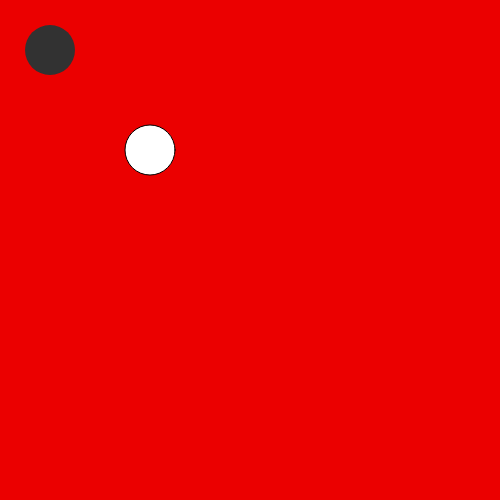
Frame 1 (no input)
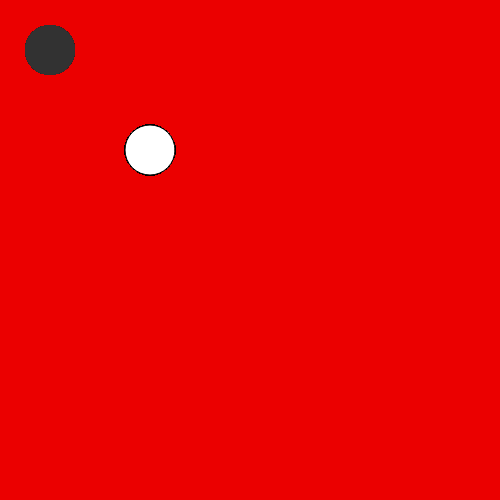
Frame 60 (no input)
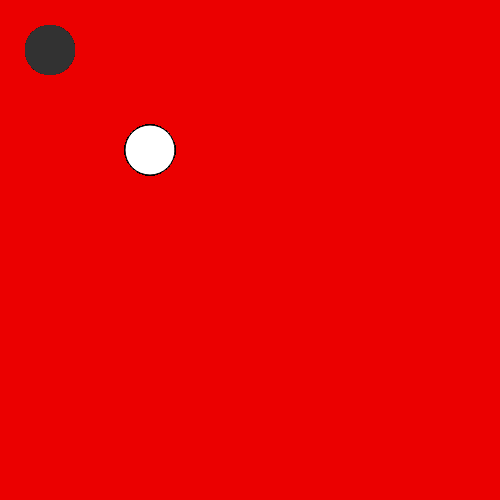
Frame 120 (the mouse pressed at the canvas centre since frame 60)

The p5.js sketch that drew these frames (run headless with seeded random() and noise() and a simulated clock; from frame 60 on, the mouse is pressed at the canvas centre):

// p5.js sketch
// ── sketch.js
function setup() {
  createCanvas(500,500);
  background (235,0,0);
}

function draw() {
  strokeWeight(0);
  fill(50,50,50);
  ellipse (50,50,50,50);
  
  strokeWeight(1);
  fill (255,255,255);
  ellipse (150,150,50,50);
}
